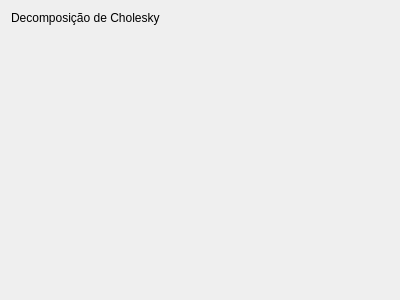
<?xml version="1.0" encoding="UTF-8"?>
<ui version="4.0">
 <class>CholeskyTab</class>
 <widget class="QWidget" name="CholeskyTab">
  <property name="geometry">
   <rect>
    <x>0</x>
    <y>0</y>
    <width>400</width>
    <height>300</height>
   </rect>
  </property>
  <property name="windowTitle">
   <string>Form</string>
  </property>
  <layout class="QVBoxLayout" name="verticalLayout">
   <item>
    <widget class="QLabel" name="label">
     <property name="text">
      <string>Decomposição de Cholesky</string>
     </property>
    </widget>
   </item>
   <item>
    <spacer name="verticalSpacer">
     <property name="orientation">
      <enum>Qt::Vertical</enum>
     </property>
     <property name="sizeHint" stdset="0">
      <size>
       <width>20</width>
       <height>40</height>
      </size>
     </property>
    </spacer>
   </item>
  </layout>
 </widget>
 <resources/>
 <connections/>
</ui>
